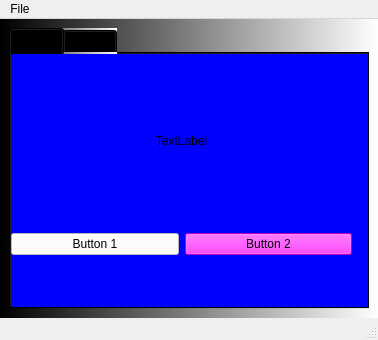
<?xml version="1.0" encoding="UTF-8"?>
<ui version="4.0">
 <class>MainWindow</class>
 <widget class="QMainWindow" name="MainWindow">
  <property name="geometry">
   <rect>
    <x>0</x>
    <y>0</y>
    <width>378</width>
    <height>340</height>
   </rect>
  </property>
  <property name="windowTitle">
   <string>MainWindow</string>
  </property>
  <widget class="QWidget" name="centralwidget">
   <property name="styleSheet">
    <string notr="true">background-color: qlineargradient(spread:pad, x1:0, y1:0, x2:1, y2:0, stop:0 rgba(0, 0, 0, 255), stop:1 rgba(255, 255, 255, 255));</string>
   </property>
   <layout class="QVBoxLayout" name="verticalLayout">
    <item>
     <widget class="QTabWidget" name="tabWidget">
      <property name="currentIndex">
       <number>0</number>
      </property>
      <widget class="QWidget" name="tab">
       <property name="styleSheet">
        <string notr="true">QWidget{
background-color: rgb(0, 0, 255);
}

QPushButton{
background-color: rgb(255, 255, 255);
}

QPushButton#pushButton_2{
background-color: rgb(255, 0, 255);
}
</string>
       </property>
       <attribute name="title">
        <string>Tab 1</string>
       </attribute>
       <widget class="QWidget" name="verticalLayoutWidget">
        <property name="geometry">
         <rect>
          <x>0</x>
          <y>0</y>
          <width>341</width>
          <height>201</height>
         </rect>
        </property>
        <layout class="QVBoxLayout" name="verticalLayout_2">
         <item>
          <widget class="QLabel" name="label">
           <property name="text">
            <string>TextLabel</string>
           </property>
           <property name="alignment">
            <set>Qt::AlignCenter</set>
           </property>
          </widget>
         </item>
         <item>
          <layout class="QHBoxLayout" name="horizontalLayout">
           <item>
            <widget class="QPushButton" name="pushButton">
             <property name="text">
              <string>Button 1</string>
             </property>
            </widget>
           </item>
           <item>
            <widget class="QPushButton" name="pushButton_2">
             <property name="text">
              <string>Button 2</string>
             </property>
            </widget>
           </item>
          </layout>
         </item>
        </layout>
       </widget>
      </widget>
      <widget class="QWidget" name="tab_2">
       <property name="autoFillBackground">
        <bool>false</bool>
       </property>
       <attribute name="title">
        <string>Tab 2</string>
       </attribute>
      </widget>
     </widget>
    </item>
   </layout>
  </widget>
  <widget class="QMenuBar" name="menubar">
   <property name="geometry">
    <rect>
     <x>0</x>
     <y>0</y>
     <width>378</width>
     <height>26</height>
    </rect>
   </property>
   <widget class="QMenu" name="menuFile">
    <property name="title">
     <string>File</string>
    </property>
    <addaction name="actionNew"/>
    <addaction name="separator"/>
    <addaction name="actionExit"/>
   </widget>
   <addaction name="menuFile"/>
  </widget>
  <widget class="QStatusBar" name="statusbar">
   <property name="statusTip">
    <string>Text displayed</string>
   </property>
  </widget>
  <action name="actionNew">
   <property name="icon">
    <iconset>
     <normaloff>../icons/new_icon.png</normaloff>../icons/new_icon.png</iconset>
   </property>
   <property name="text">
    <string>New</string>
   </property>
   <property name="statusTip">
    <string>New File</string>
   </property>
  </action>
  <action name="actionExit">
   <property name="icon">
    <iconset>
     <normaloff>../icons/exit_icon.png</normaloff>../icons/exit_icon.png</iconset>
   </property>
   <property name="text">
    <string>Exit</string>
   </property>
  </action>
 </widget>
 <resources/>
 <connections>
  <connection>
   <sender>pushButton_2</sender>
   <signal>clicked()</signal>
   <receiver>label</receiver>
   <slot>clear()</slot>
   <hints>
    <hint type="sourcelabel">
     <x>299</x>
     <y>227</y>
    </hint>
    <hint type="destinationlabel">
     <x>178</x>
     <y>100</y>
    </hint>
   </hints>
  </connection>
 </connections>
</ui>
